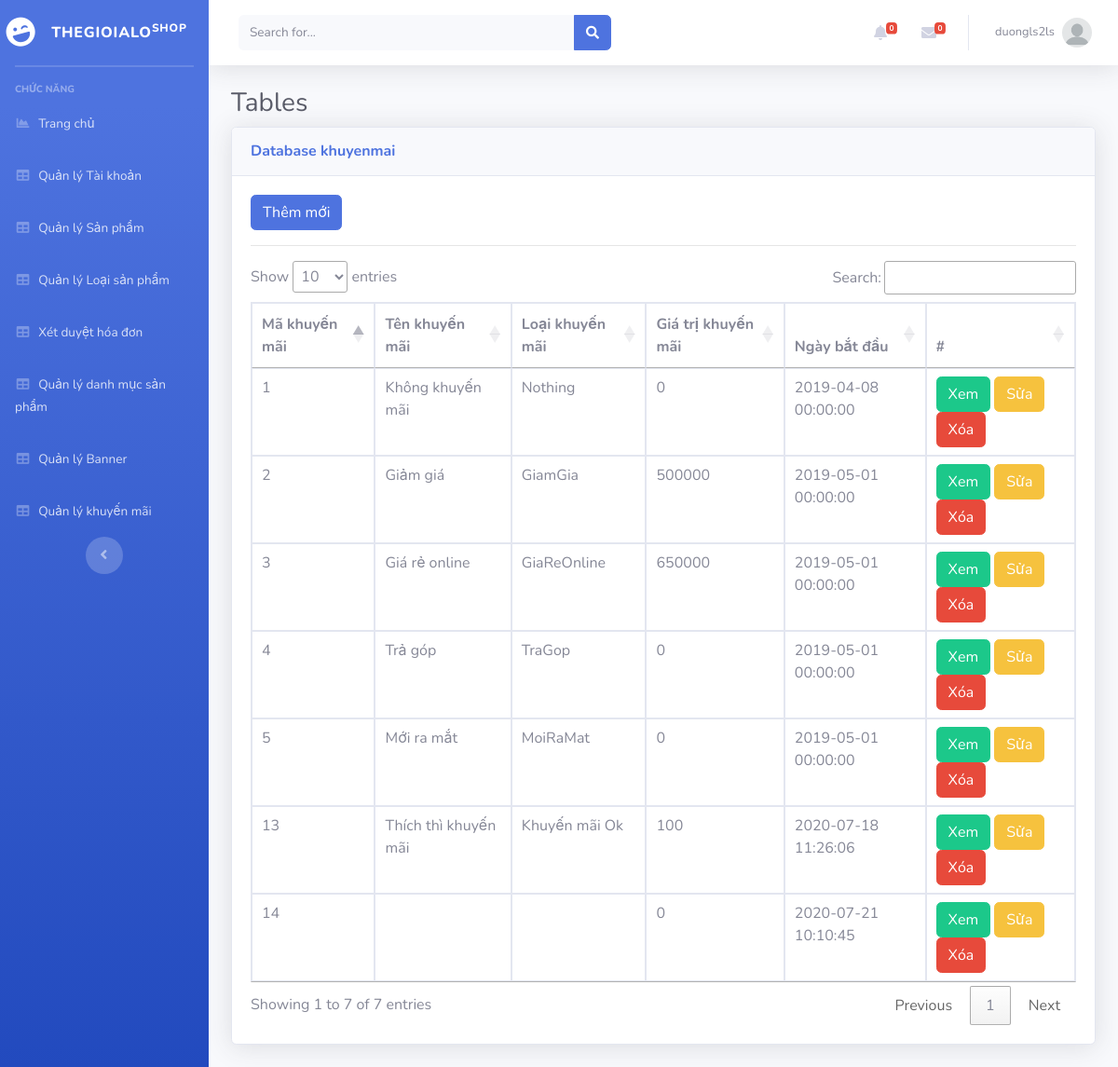
The page /Admin/index.php?mod=khuyenmai (signed in) on the database its author committed.
### tables this page shows
CREATE TABLE `khuyenmai` (
  `MaKM` int(11) NOT NULL,
  `TenKM` varchar(100) NOT NULL,
  `LoaiKM` varchar(20) NOT NULL,
  `GiaTriKM` float(11,0) NOT NULL,
  `NgayBD` datetime NOT NULL,
  `TrangThai` int(11) NOT NULL
);

### Admin/MVC/controllers/KhuyenmaiController.php (called while the page is built, shortened)
<?php
class KhuyenmaiController
{
	var $khuyenmai_model;
	function __construct()
	{
		$this->khuyenmai_model = new khuyenmai();
	}
	public function list()
	{
		$data = $this->khuyenmai_model->All();
		require_once("MVC/Views/Admin/index.php");
	}
}

### Admin/MVC/Models/connection.php (called while the page is built, shortened)
<?php
    class Connection{
        function __construct()
        {
            $severname ="localhost";
            $username ="root";
            $password ="";
            $db_name ="shopphone";
            $this->conn = new mysqli($severname,$username,$password,$db_name);
        }
    }
?>

### Admin/MVC/Models/model.php (called while the page is built, shortened)
<?php
require_once("connection.php");
class Model
{
    var $table;
    var $contens;
    function __construct()
    {
        $conn_obj = new Connection();
        $this->conn = $conn_obj->conn;
    }
    function All()
    {
        $query = "select * from $this->table ORDER BY $this->contens DESC ";
        require("result.php");
        return $data;
    }
}

### Admin/MVC/Models/result.php (called while the page is built)
<?php
$result = $this->conn->query($query);
$data = array();
while ($row = $result->fetch_assoc()) {
    $data[] = $row;
}
?>

### Admin/MVC/Views/khuyenmai/list.php (the view, shortened to what this page needs)
<?php if (isset($_SESSION['isLogin_Admin']) && $_SESSION['isLogin_Admin'] == true) { ?>
<a href="?mod=khuyenmai&act=add" type="button" class="btn btn-primary">Thêm mới</a>
<?php } ?>
<hr>
<table class="table table-bordered" id="dataTable" width="100%" cellspacing="0">
  <thead>
    <tr>
      <th scope="col">Mã khuyến mãi</th>
      <th scope="col">Tên khuyến mãi</th>
      <th scope="col">Loại khuyến mãi</th>
      <th scope="col">Giá trị khuyến mãi</th>
      <th scope="col">Ngày bắt đầu</th>
      <th>#</th>
    </tr>
  </thead>
  <tbody>
    <?php foreach ($data as $row) { ?>
      <tr>
        <td><?= $row['MaKM'] ?></td>
        <td><?= $row['TenKM'] ?></td>
        <td><?= $row['LoaiKM'] ?></td>
        <td><?= $row['GiaTriKM'] ?></td>
        <td><?= $row['NgayBD'] ?></td>
        <td>
          <a href="?mod=khuyenmai&act=detail&id=<?= $row['MaKM'] ?>" class="btn btn-success">Xem</a>
          <?php if (isset($_SESSION['isLogin_Admin']) && $_SESSION['isLogin_Admin'] == true) { ?>
          <a href="?mod=khuyenmai&act=edit&id=<?= $row['MaKM'] ?>" class="btn btn-warning">Sửa</a>
          <a href="?mod=khuyenmai&act=delete&id=<?= $row['MaKM'] ?>" onclick="return confirm('Bạn có thật sự muốn xóa ?');" type="button" class="btn btn-danger">Xóa</a>
          <?php }?>
        </td>
      </tr>
    <?php } ?>
</table>

### rows shown on the page
khuyenmai: MaKM "14", GiaTriKM "0", NgayBD "2020-07-21 10:10:45"
khuyenmai: MaKM "13", TenKM "Thích thì khuyến mãi", LoaiKM "Khuyến mãi Ok", GiaTriKM "100", NgayBD "2020-07-18 11:26:06"
khuyenmai: MaKM "5", TenKM "Mới ra mắt", LoaiKM "MoiRaMat", GiaTriKM "0", NgayBD "2019-05-01 00:00:00"
khuyenmai: MaKM "4", TenKM "Trả góp", LoaiKM "TraGop", GiaTriKM "0", NgayBD "2019-05-01 00:00:00"
khuyenmai: MaKM "3", TenKM "Giá rẻ online", LoaiKM "GiaReOnline", GiaTriKM "650000", NgayBD "2019-05-01 00:00:00"
khuyenmai: MaKM "2", TenKM "Giảm giá", LoaiKM "GiamGia", GiaTriKM "500000", NgayBD "2019-05-01 00:00:00"
khuyenmai: MaKM "1", TenKM "Không khuyến mãi", LoaiKM "Nothing", GiaTriKM "0", NgayBD "2019-04-08 00:00:00"

### other values the page prints
$_SESSION['login']['TaiKhoan'] "duongls2ls"
$mod "khuyenmai"
